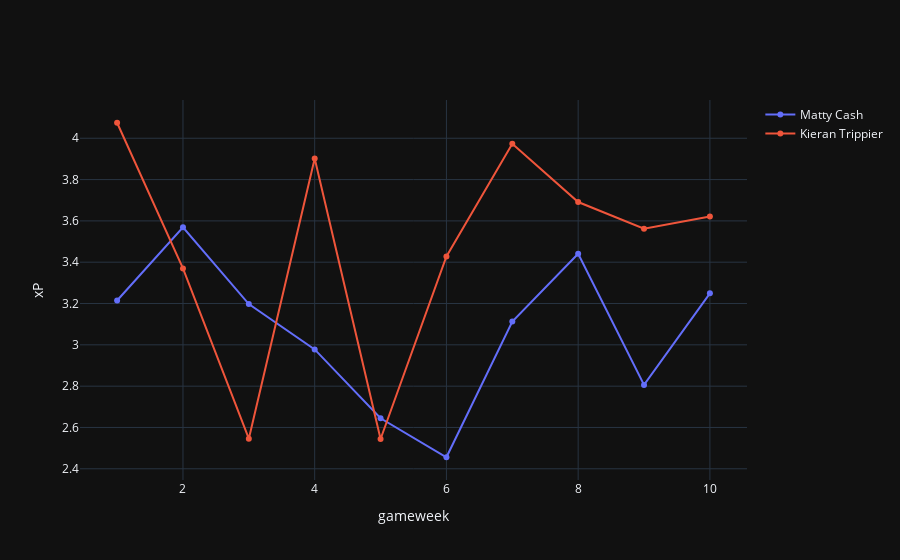

Source (notebook cell):
### Code cell
fig = go.Figure()

#players = ['Erling Haland', 'Harry Kane']
#players = ['Luis Diaz', 'Mason Mount', 'Gabriel Martinelli Silva']
#players = ['Oleksandr Zinchenko']
#players = ['Alisson Ramses Becker', 'Ederson Santana de Moraes', 'Edouard Mendy', 'David Raya Martin', 'Aaron Ramsdale']
#players = ['Ivan Toney', 'Gabriel Fernando de Jesus']
players = ['Matty Cash', 'Kieran Trippier']

for player in players:
    fig.add_trace(
        go.Scatter(
            x=projections.loc[projections['name']==player, 'gameweek'],
            y=projections.loc[projections['name']==player, 'xP'],
            mode="lines+markers",
            name=player,
            hovertext=('Opponent: ' + projections.loc[projections['name']==player, 'opp_team'] + 
                        ', was_home: ' + projections.loc[projections['name']==player, 'was_home'].astype(str)),
            showlegend=True,
            ),
    )

fig.update_layout(
    #title="",
    template='plotly_dark',
    xaxis_title="gameweek",
    yaxis_title='xP',
    #showlegend=True
)

### Figure 1 — Plotly figure (JSON) as saved in the notebook; plotly's stock layout.template omitted (floating-point values rounded to 4 significant figures)
{"data": [{"hovertext": ["Opponent: Bournemouth, was_home: 0", "Opponent: Everton, was_home: 1", "Opponent: Crystal Palace, was_home: 0", "Opponent: West Ham, was_home: 1", "Opponent: Arsenal, was_home: 0", "Opponent: Manchester City, was_home: 1", "Opponent: Leicester City, was_home: 0", "Opponent: Southampton, was_home: 1", "Opponent: Leeds United, was_home: 0", "Opponent: Nottingham Forest, was_home: 0"], "mode": "lines+markers", "name": "Matty Cash", "showlegend": true, "type": "scatter", "x": [1, 2, 3, 4, 5, 6, 7, 8, 9, 10], "y": [3.215, 3.569, 3.197, 2.978, 2.644, 2.456, 3.113, 3.441, 2.806, 3.249]}, {"hovertext": ["Opponent: Nottingham Forest, was_home: 1", "Opponent: Brighton, was_home: 0", "Opponent: Manchester City, was_home: 1", "Opponent: Wolves, was_home: 0", "Opponent: Liverpool, was_home: 0", "Opponent: Crystal Palace, was_home: 1", "Opponent: West Ham, was_home: 0", "Opponent: Bournemouth, was_home: 1", "Opponent: Fulham, was_home: 0", "Opponent: Brentford, was_home: 1"], "mode": "lines+markers", "name": "Kieran Trippier", "showlegend": true, "type": "scatter", "x": [1, 2, 3, 4, 5, 6, 7, 8, 9, 10], "y": [4.075, 3.37, 2.546, 3.902, 2.544, 3.428, 3.973, 3.691, 3.562, 3.621]}], "layout": {"xaxis": {"title": {"text": "gameweek"}}, "yaxis": {"title": {"text": "xP"}}}}
